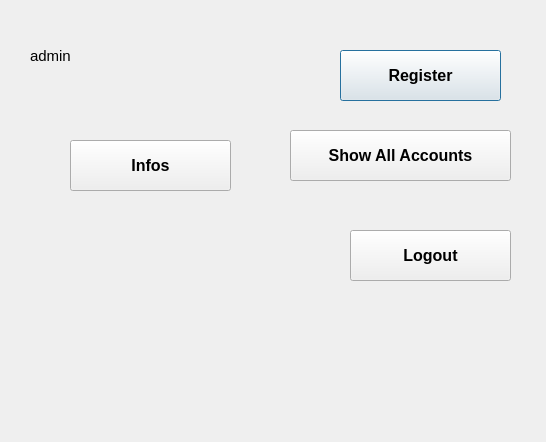
<?xml version="1.0" encoding="UTF-8"?>
<ui version="4.0">
 <class>Dialog</class>
 <widget class="QDialog" name="Dialog">
  <property name="geometry">
   <rect>
    <x>0</x>
    <y>0</y>
    <width>546</width>
    <height>442</height>
   </rect>
  </property>
  <property name="windowTitle">
   <string>Dialog</string>
  </property>
  <widget class="QLabel" name="label">
   <property name="geometry">
    <rect>
     <x>30</x>
     <y>20</y>
     <width>61</width>
     <height>71</height>
    </rect>
   </property>
   <property name="font">
    <font>
     <pointsize>11</pointsize>
    </font>
   </property>
   <property name="text">
    <string>admin</string>
   </property>
  </widget>
  <widget class="QPushButton" name="openRegisterBtn">
   <property name="geometry">
    <rect>
     <x>340</x>
     <y>50</y>
     <width>161</width>
     <height>51</height>
    </rect>
   </property>
   <property name="font">
    <font>
     <pointsize>12</pointsize>
     <weight>75</weight>
     <bold>true</bold>
    </font>
   </property>
   <property name="text">
    <string>Register</string>
   </property>
  </widget>
  <widget class="QPushButton" name="showAllAccountsBtn">
   <property name="geometry">
    <rect>
     <x>290</x>
     <y>130</y>
     <width>221</width>
     <height>51</height>
    </rect>
   </property>
   <property name="font">
    <font>
     <pointsize>12</pointsize>
     <weight>75</weight>
     <bold>true</bold>
    </font>
   </property>
   <property name="text">
    <string>Show All Accounts</string>
   </property>
  </widget>
  <widget class="QPushButton" name="logoutBtn">
   <property name="geometry">
    <rect>
     <x>350</x>
     <y>230</y>
     <width>161</width>
     <height>51</height>
    </rect>
   </property>
   <property name="font">
    <font>
     <pointsize>12</pointsize>
     <weight>75</weight>
     <bold>true</bold>
    </font>
   </property>
   <property name="text">
    <string>Logout</string>
   </property>
  </widget>
  <widget class="QPushButton" name="openInfosBtn">
   <property name="geometry">
    <rect>
     <x>70</x>
     <y>140</y>
     <width>161</width>
     <height>51</height>
    </rect>
   </property>
   <property name="font">
    <font>
     <pointsize>12</pointsize>
     <weight>75</weight>
     <bold>true</bold>
    </font>
   </property>
   <property name="text">
    <string>Infos</string>
   </property>
  </widget>
 </widget>
 <resources/>
 <connections/>
</ui>
